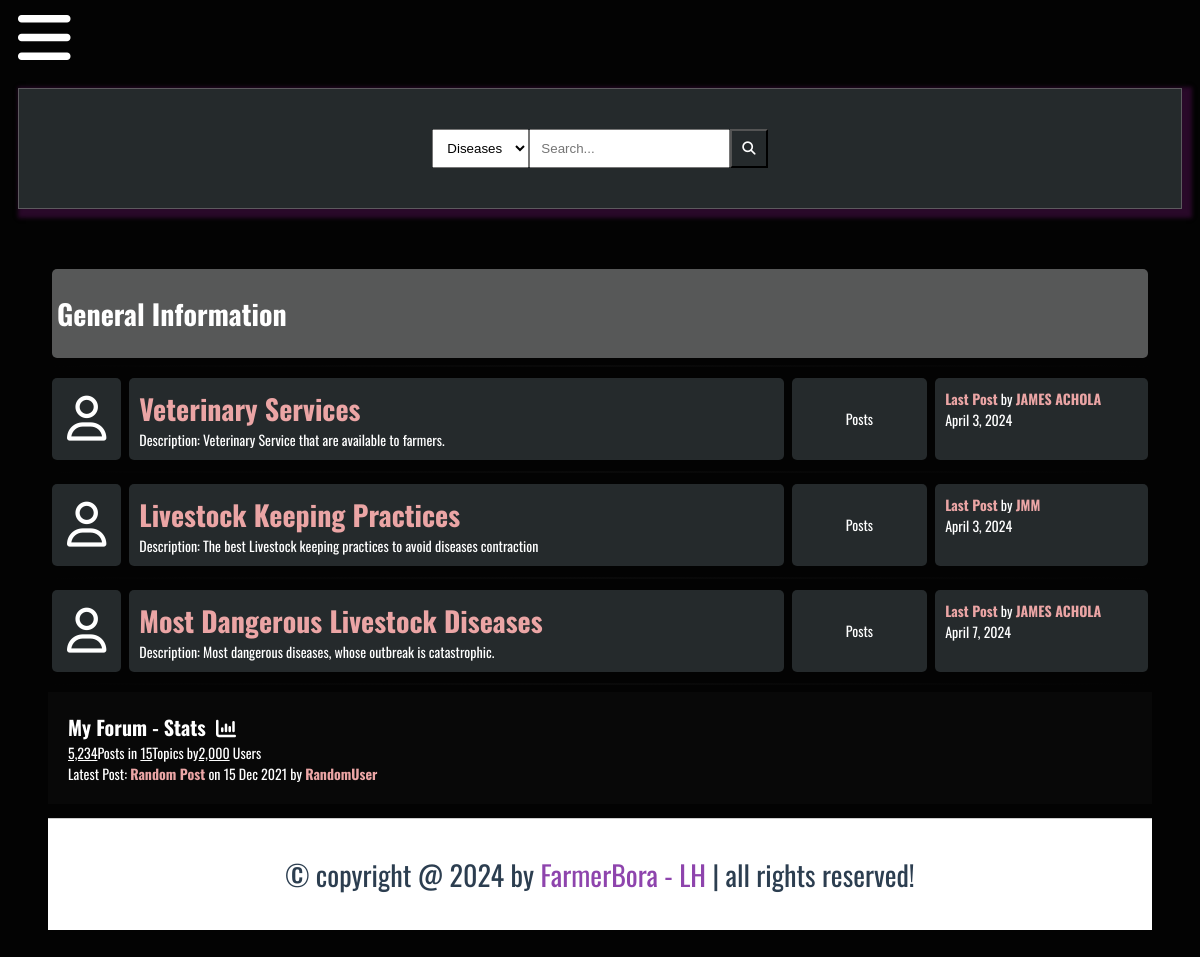
The app's page /forum/ with its own data.
### FarmerBora_App/models.py (models this page shows, shortened)
class Category(models.Model):
    title = models.CharField(max_length=100)
    slug = models.SlugField(max_length=400, unique=True, blank=True)
    description = models.TextField(default="description")
    class Meta:
        verbose_name_plural = "Categories"
    def get_url(self):
        return reverse("posts", kwargs={"slug": self.slug})
    @property
    def last_post(self):
        return Post.objects.filter(categories=self).latest("date")

class Post(models.Model):
    title = models.CharField(max_length=100)
    slug = models.SlugField(max_length=400, unique=True, blank=True)
    user = models.ForeignKey(Author, on_delete=models.CASCADE)
    content = HTMLField()
    categories = models.ManyToManyField(Category)
    date = models.DateTimeField(auto_now_add=True)
    approved = models.BooleanField(default=True)
    hit_count_generic = GenericRelation(
        HitCount,
        object_id_field="object_pk",
        related_query_name="hit_count_generic_relation",
    )
    tags = TaggableManager()
    comments = models.ManyToManyField(Comment, blank=True)
    def get_url(self):
        return reverse("details", kwargs={"slug": self.slug})

class Author(models.Model):
    user = models.ForeignKey(User, on_delete=models.CASCADE)
    fullname = models.CharField(max_length=100)
    slug = models.SlugField(max_length=400, unique=True, blank=True)
    bio = HTMLField()
    points = models.IntegerField(default=0)
    profile_pic = ResizedImageField(
        size=[50, 80],
        upload_to="authors",
        quality=100,
        default=None,
        null=True,
        blank=True,
    )

### FarmerBora_App/views.py (the view)
# urls.py: path("forum/", views.forum, name="forum"),
def forum(request):
    forums = Category.objects.all()
    context = {"forums": forums}
    return render(request, "forum.html", context)

### FarmerBora_App/templates/forum.html
{% extends 'baseforum.html' %}
{% block content %}
<div class="container">
    <div class="subforum">
        <div class="subforum-header">
            <h1>General Information</h1>
        </div>
        <hr class="subforum-line">
        {% for forum in forums %}
        <div class="subforum-row">
            <div class="subforum-icon subforum-column center">
                <i class="fa-regular fa-user"></i>
            </div>
            <div class="subforum-description subforum-column">
                <h1><a href="{{forum.get_url}}" class="subforum-link">{{forum.title}} </a></h1>
                <p>Description: {{forum.description}}</p>
            </div>
            <div class="subforum-stats subforum-column center">
                <span>{{forum.num_posts}} Posts</span>
            </div>
            <div class="subforum-info subforum-column">
                <b><a href="{{forum.last_post.get_url}}" class="subforum-link">Last Post</a></b> by <a href="#"
                    class="subforum-link">{{forum.last_post.user.fullname}}</a>
                <br>
                {{forum.last_post.date|date}}
            </div>
        </div>
        <hr class="subforum-line">
        {% endfor %}
    </div>
    <div class="forum-info">
        <div class="chart">
            My Forum - Stats &nbsp;<i class="fa fa-bar-chart"></i>
        </div>
        <div>
            <span><u>5,234</u>Posts in <u>15</u>Topics by<u>2,000</u> Users</span><br>
            <span>Latest Post: <b><a href="#" class="subforum-link">Random Post</a></b> on 15 Dec 2021 by <a href="#"
                    class="subforum-link">RandomUser</a></span>
        </div>
    </div>
    {% endblock %}

### FarmerBora_App/static/forum.css (style rules this page uses)
:root { --main-color:#8e44ad; --red:#e74c3c; --orange:#f39c12; --light-color:#888; --light-bg:#eee; --black:#2c3e50; --white:#fff; --border:.1rem solid rgba(0,0,0,.2); }
* { box-sizing: border-box; }
html { font-size: 14px; font-family: "Oswald", sans-serif; background-color: rgb(3, 3, 3); color: white; }
h1 { font-size: 16px ; font-weight: bolder; }
.container { margin: 20px; padding: 20px; }
.subforum { margin-top: 20px; }
.subforum-link { color: rgb(235, 165, 165); font-weight: bolder; text-decoration: none; }
.subforum-header { background-color: #575858; padding: 5px; border-radius: 5px; margin: 4px; }
.subforum-description * { margin-block: 0; }
.subforum-row { display: grid; grid-template-columns: 7% 60% 13% 20%; }
.subforum-column { padding: 10px; margin: 4px; border-radius: 5px; background-color: #252a2c; }
.center { display: flex; justify-content: center; align-items: center; }
.subforum-icon i { font-size: 45px; }
.subforum-line { display: block; border: 0; height: 2px; background-image: linear-gradient(to right, rgba(190,190,190, 0), rgba(12, 12, 12, 0.75), rgba(190,190, 190, 0)); }
.forum-info { padding: 20px; background-color: #080808; }
.chart { font-size: 20px; font-weight: bold; }

### records on screen
Category: title "Veterinary Services", description "Veterinary Service that are available to farmers.", last_post.user.fullname "JAMES ACHOLA", last_post "April 3, 2024"
Category: title "Livestock Keeping Practices", description "The best Livestock keeping practices to avoid diseases contraction", last_post.user.fullname "JMM", last_post "April 3, 2024"
Category: title "Most Dangerous Livestock Diseases", description "Most dangerous diseases, whose outbreak is catastrophic.", last_post.user.fullname "JAMES ACHOLA", last_post "April 7, 2024"
